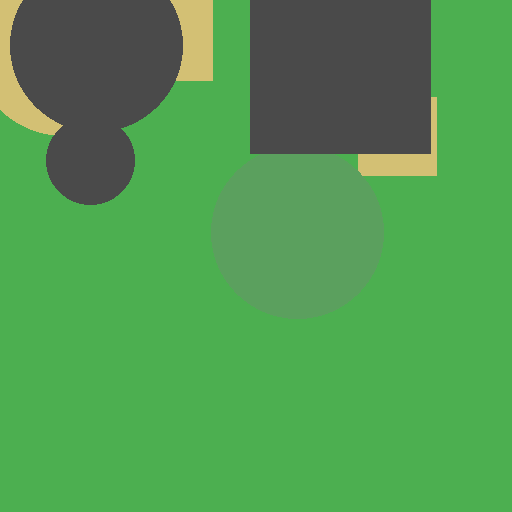
#> input picture apps/personalai/backend/users/Austin/uploads/914d59f6-eea7-435f-977f-7e62d0f1061a.png, 512 x 512 px
$ python -i cad_3d_tools.py   (imports and definitions only)   (older library calls are emulated)
#> lines starting #> are read from the running program, lines starting #| are printed output that depends on the picture; after the words box and inside, x2 and y2 are one past the last pixel; in counts of white or black regions, pixels touching at a corner belong together
"""
CAD/3D Printing Tools
Handles photo-to-STL conversion (photogrammetry) and photo-to-SVG conversion (vectorization)
"""

import cv2
import numpy as np
from pathlib import Path
from typing import List, Dict, Optional, Tuple
import logging
import json
from PIL import Image, ImageDraw, ImageFont
import subprocess
import tempfile
import os

logger = logging.getLogger(__name__)

class CAD3DTools:
    """CAD and 3D printing tools for converting photos to STL and SVG"""

    def __init__(self):
        self.supported_image_formats = ['.jpg', '.jpeg', '.png', '.bmp', '.tiff']

    # [120 lines left out: functions photos_to_stl, _write_stl, _cross_product, _normalize, not called in this run]

    def photo_to_svg(
        self,
        photo_path: Path,
        output_path: Path,
        simplify: bool = True,
        threshold: int = 128
    ) -> Path:
        """
        Convert photo to SVG using vectorization

        Args:
            photo_path: Path to input photo
            output_path: Path to save SVG file
            simplify: Whether to simplify paths
            threshold: Threshold for edge detection (0-255)

        Returns:
            Path to generated SVG file
        """
#> called with output_path = 'out.png', simplify = True, threshold = 128
        try:
            logger.info(f"Converting photo to SVG: {photo_path}")

            # Load image
            img = cv2.imread(str(photo_path))
#> img is the input picture: shape (512, 512, 3); mean B, G, R 81.1, 153.9, 80.8
            if img is None:
                raise ValueError(f"Could not load image: {photo_path}")

            # Convert to grayscale
            gray = cv2.cvtColor(img, cv2.COLOR_BGR2GRAY)
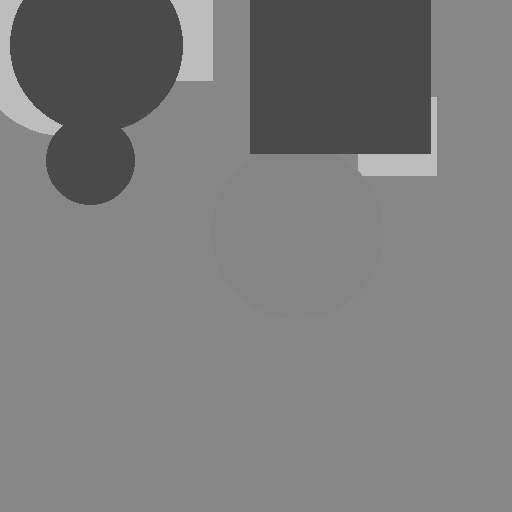
#> gray: shape (512, 512); min 74, max 189, mean 124

            # Apply threshold
            _, binary = cv2.threshold(gray, threshold, 255, cv2.THRESH_BINARY)
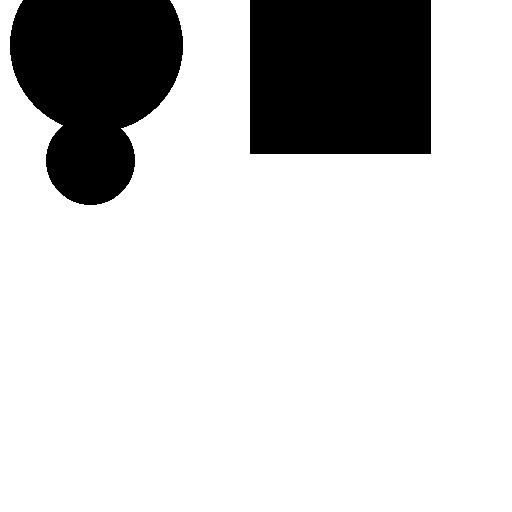
#> binary: shape (512, 512); 79.9% white; 2 black regions

            # Find contours
            contours, _ = cv2.findContours(binary, cv2.RETR_EXTERNAL, cv2.CHAIN_APPROX_SIMPLE)
#> contours = 1 contour; box (x1, y1, x2, y2) and area: (0, 0, 512, 512) 208113

            # Get image dimensions
            height, width = img.shape[:2]
#> height = 512; width = 512

            # Write SVG
#> (the run stopped early here; a loop or call above may not have finished)
